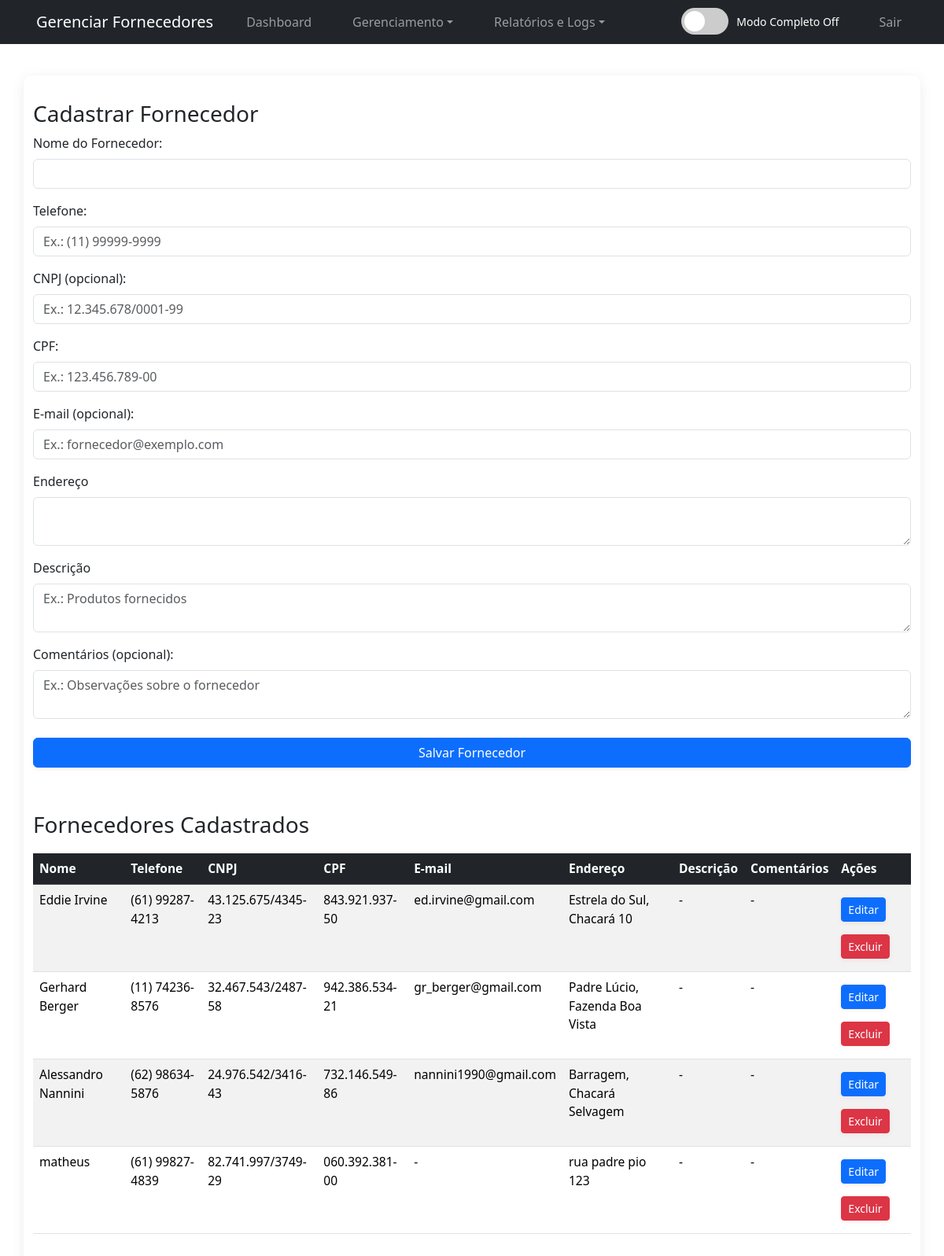
The app's page /gerenciar_fornecedores.php (signed in) with its own data.
### tables this page shows
CREATE TABLE `fornecedores` (
  `id` int(11) NOT NULL AUTO_INCREMENT,
  `nome` varchar(100) NOT NULL,
  `endereco` text DEFAULT NULL,
  `telefone` varchar(20) NOT NULL,
  `cnpj` varchar(18) DEFAULT NULL,
  `cpf` varchar(14) DEFAULT NULL,
  `email` varchar(100) DEFAULT NULL,
  `descrição` text DEFAULT NULL,
  `comentarios` text DEFAULT NULL,
  PRIMARY KEY (`id`)
);

### gerenciar_fornecedores.php (the view, shortened to what this page needs)
<?php
require_once 'conexao.php';
$sql_fornecedores = "SELECT * FROM fornecedores";
$resultado_fornecedores = $conexao->query($sql_fornecedores);
$fornecedores = [];
while ($row = $resultado_fornecedores->fetch_assoc()) {
    $fornecedores[] = $row;
}
?>
<!DOCTYPE html>
<html lang="pt-BR">
<head>
    <link rel="stylesheet" href="style.css">
    <link href="https://cdn.jsdelivr.net/npm/bootstrap@5.3.3/dist/css/bootstrap.min.css" rel="stylesheet">
</head>
<body>
    <?php include 'navbar.php'; ?>
    <div class="container">
        <h3>Cadastrar Fornecedor</h3>
        <form method="POST" action="gerenciar_fornecedores.php">
            <div class="mb-3">
                <label for="nome" class="form-label">Nome do Fornecedor:</label>
                <input type="text" class="form-control" name="nome" required>
            </div>
            <div class="mb-3">
                <label for="telefone" class="form-label">Telefone:</label>
                <input type="text" class="form-control" name="telefone" required placeholder="Ex.: (11) 99999-9999">
            </div>
            <div class="mb-3">
                <label for="cnpj" class="form-label">CNPJ (opcional):</label>
                <input type="text" class="form-control" name="cnpj" placeholder="Ex.: 12.345.678/0001-99">
            </div>
            <div class="mb-3">
                <label for="cpf" class="form-label">CPF:</label>
                <input type="text" class="form-control" name="cpf" placeholder="Ex.: 123.456.789-00">
            </div>
            <div class="mb-3">
                <label for="email" class="form-label">E-mail (opcional):</label>
                <input type="email" class="form-control" name="email" placeholder="Ex.: fornecedor@exemplo.com">
            </div>
            <div class="mb-3">
                <label for="endereco" class="form-label">Endereço</label>
                <textarea class="form-control" name="endereco"></textarea>
            </div>
            <div class="mb-3">
                <label for="descrição" class="form-label">Descrição</label>
                <textarea class="form-control" name="descrição" placeholder="Ex.: Produtos fornecidos"></textarea>
            </div>
            <div class="mb-3">
                <label for="comentarios" class="form-label">Comentários (opcional):</label>
                <textarea class="form-control" name="comentarios" placeholder="Ex.: Observações sobre o fornecedor"></textarea>
            </div>
            <button type="submit" class="btn btn-primary">Salvar Fornecedor</button>
        </form>
        <h3 class="mt-5">Fornecedores Cadastrados</h3>
        <table class="table table-striped table-hover">
            <thead class="table-dark">
                <tr>
                    <th>Nome</th>
                    <th>Telefone</th>
                    <th>CNPJ</th>
                    <th>CPF</th>
                    <th>E-mail</th>
                    <th>Endereço</th>
                    <th>Descrição</th>
                    <th>Comentários</th>
                    <th>Ações</th>
                </tr>
            </thead>
            <tbody>
                <?php if (!empty($fornecedores)): ?>
                    <?php foreach ($fornecedores as $fornecedor): ?>
                        <tr>
                            <td><?php echo htmlspecialchars($fornecedor['nome']); ?></td>
                            <td><?php echo htmlspecialchars($fornecedor['telefone']); ?></td>
                            <td><?php echo $fornecedor['cnpj'] ? htmlspecialchars($fornecedor['cnpj']) : '-'; ?></td>
                            <td><?php echo $fornecedor['cpf'] ? htmlspecialchars($fornecedor['cpf']) : '-'; ?></td>
                            <td><?php echo $fornecedor['email'] ? htmlspecialchars($fornecedor['email']) : '-'; ?></td>
                            <td><?php echo $fornecedor['endereco'] ? htmlspecialchars($fornecedor['endereco']) : '-'; ?></td>
                            <td><?php echo $fornecedor['descrição'] ? htmlspecialchars($fornecedor['descrição']) : '-'; ?></td>
                            <td><?php echo $fornecedor['comentarios'] ? htmlspecialchars($fornecedor['comentarios']) : '-'; ?></td>
                            <td>
                                <a href="editar_fornecedor.php?id=<?php echo $fornecedor['id']; ?>" class="btn btn-primary btn-sm">Editar</a>
                                <a href="gerenciar_fornecedores.php?excluir=<?php echo $fornecedor['id']; ?>"
                                    class="btn btn-danger btn-sm"
                                    onclick="return confirm('Tem certeza que deseja excluir este fornecedor? Todos os pedidos e produtos associados serão excluídos.')">Excluir</a>
                            </td>
                        </tr>
                    <?php endforeach; ?>
                <?php else: ?>
                    <tr>
                        <td colspan="9">Nenhum fornecedor cadastrado.</td>
                    </tr>
                <?php endif; ?>
            </tbody>
        </table>
    </div>
</body>
</html>

### style.css (style rules this page uses)
* { margin: 0; padding: 0; box-sizing: border-box; }
body { font-family: 'Segoe UI', Arial, sans-serif; background-color: #f5f6fa; color: #333; line-height: 1.6; min-height: 100vh; }
.container { width: 90%; max-width: 950px; margin: 40px auto; background: #fff; padding: 32px 28px; box-shadow: 0 4px 18px rgba(0,0,0,0.08); border-radius: 10px; }
h2, h3 { color: #2c3e50; margin-bottom: 18px; font-weight: 600; }
h3 { font-size: 1.15rem; }
input, select, textarea, button { width: 100%; padding: 12px; margin: 10px 0; border-radius: 5px; border: 1px solid #ddd; font-size: 1rem; transition: border-color 0.3s; }
textarea { resize: vertical; min-height: 120px; }
button, .btn { background: #e74c3c; color: #fff; cursor: pointer; font-weight: bold; border: none; border-radius: 5px; padding: 10px 18px; margin: 8px 0; transition: background 0.3s, transform 0.2s; box-shadow: 0 2px 6px rgba(231,76,60,0.08); }
table, .result-table, .items-table, .history-table { width: 100%; border-collapse: collapse; margin-top: 20px; font-size: 0.97rem; background: #fff; }
th, td { padding: 12px 15px; border: 1px solid #ddd; text-align: left; }
th { background: #2c3e50; color: #fff; font-weight: bold; }
tr:nth-child(even) { background: #f9f9f9; }

### records on screen
fornecedores: nome "Eddie Irvine", telefone "(61) 99287-4213", cnpj "43.125.675/4345-23", cpf "843.921.937-50", email "ed.irvine@gmail.com", endereco "Estrela do Sul, Chacará 10"
fornecedores: nome "Gerhard Berger", telefone "(11) 74236-8576", cnpj "32.467.543/2487-58", cpf "942.386.534-21", email "gr_berger@gmail.com", endereco "Padre Lúcio, Fazenda Boa Vista"
fornecedores: nome "Alessandro Nannini", telefone "(62) 98634-5876", cnpj "24.976.542/3416-43", cpf "732.146.549-86", email "nannini1990@gmail.com", endereco "Barragem, Chacará Selvagem"
fornecedores: nome "matheus", telefone "(61) 99827-4839", cnpj "82.741.997/3749-29", cpf "060.392.381-00", endereco "rua padre pio 123"

### other values on screen
$title "Gerenciar Fornecedores"
